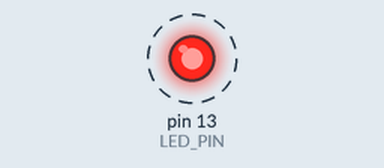
The sketch below on a simulated Arduino Uno, built with avr-gcc and run on an emulated ATmega328P. Shown: output pins drawn as LEDs (lit = HIGH). Dashed ring = blinking. What the sketch prints to the serial monitor is not drawn.

Above: at 0.5 s.
Timing chart, 0 to 4.6 s (numbered marks = the images above):
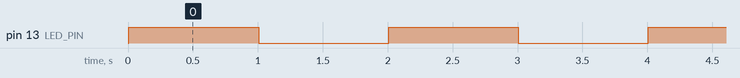

Measured:
- by itself, pin 13 (LED_PIN): alternates HIGH for 1.0 s and LOW for 1.0 s

The sketch:

main.ino
```cpp
/*
  Módulo 1: Introducción a Wokwi y Estructura de diagram.json
  Servicio Social CBI-1618 - Ing. en Computación
  Prestador: Pérez Sánchez Fernando Alberto
*/

const int LED_PIN = 13;

void setup() {
  Serial.begin(115200);
  pinMode(LED_PIN, OUTPUT);
  Serial.println("--- Módulo 1: Entorno Wokwi iniciado ---");
  Serial.println("Placas soportadas: Arduino Uno/Nano/Mega, ESP32, Raspberry Pi Pico y STM32.");
}

void loop() {
  digitalWrite(LED_PIN, HIGH);
  Serial.println("Estado LED: ENCENDIDO");
  delay(1000);

  digitalWrite(LED_PIN, LOW);
  Serial.println("Estado LED: APAGADO");
  delay(1000);
}
```
